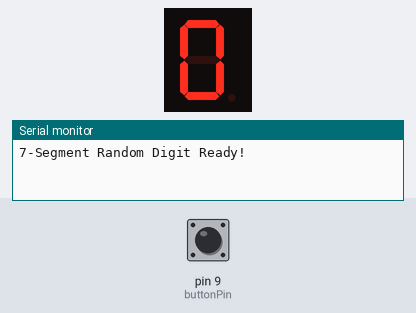
Bench run of a sketch on a simulated Arduino Uno, built with avr-gcc and run on an emulated ATmega328P. On the bench: 1-digit seven-segment display, the last lines printed to the serial monitor. Wiring (inferred from the names in the program): 1-digit 7-segment display, segments lit when HIGH: segments pin 2, pin 3, pin 4, pin 5, pin 6, pin 7, pin 8. Inputs (shaded band) come from the test bench; at power-on: pin 9 (buttonPin) LOW. Random numbers use the default seed unless the sketch sets one; the segment pins are drawn as the display they are named for.

Above: at 1.2 s.
1.3 s: pin 9 (buttonPin) pulled HIGH for 0.15 s
At 1.8 s:
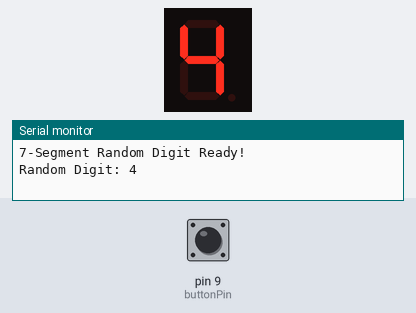
2.9 s: pin 9 (buttonPin) pulled HIGH for 1 s
At 4.3 s:
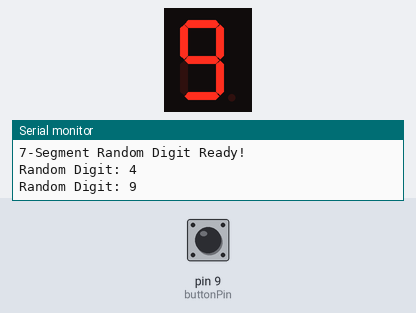
Timing chart, 0 to 5.9 s (numbered marks = the images above; inputs shaded):
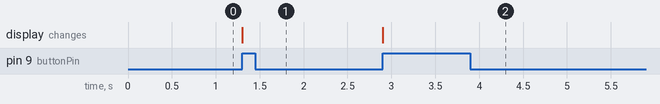

The sketch:

random_number_display_7_segment.ino
```cpp
// Segment pins (a-g)
int segmentPins[] = {2, 3, 4, 5, 6, 7, 8};  // Pin numbers for 7-segment display
const int buttonPin = 9;  // Pin for the button

bool buttonPressed = false;  // Track button press state

// Digits 0-9 for 7-segment display (a-g) segments
const byte digits[10][7] = {
  {1, 1, 1, 1, 1, 1, 0},  // 0
  {0, 1, 1, 0, 0, 0, 0},  // 1
  {1, 1, 0, 1, 1, 0, 1},  // 2
  {1, 1, 1, 1, 0, 0, 1},  // 3
  {0, 1, 1, 0, 0, 1, 1},  // 4
  {1, 0, 1, 1, 0, 1, 1},  // 5
  {1, 0, 1, 1, 1, 1, 1},  // 6
  {1, 1, 1, 0, 0, 0, 0},  // 7
  {1, 1, 1, 1, 1, 1, 1},  // 8
  {1, 1, 1, 1, 0, 1, 1}   // 9
};

void setup() {
  for (int i = 0; i < 7; i++) {
    pinMode(segmentPins[i], OUTPUT);  // Set segment pins as outputs
  }
  pinMode(buttonPin, INPUT);  // Set button pin as input
  randomSeed(analogRead(A0));  // Use analog noise for randomness
  displayDigit(0);             // Initialize display with 0
  Serial.begin(9600);          // Initialize Serial
  Serial.println("7-Segment Random Digit Ready!");
}


void displayDigit(int num) {
  for (int i = 0; i < 7; i++) {
    digitalWrite(segmentPins[i], digits[num][i]);  // Set segment states based on the digit
  }
}

void loop() {
  int reading = digitalRead(buttonPin);  // Read button state

  if (reading == HIGH && !buttonPressed) {  // Button pressed
    buttonPressed = true;
    int randNum = random(0, 10);  // Generate a random digit between 0 and 9
    Serial.print("Random Digit: ");
    Serial.println(randNum);
    displayDigit(randNum);  // Display the random digit on the 7-segment display
    delay(200);  // Debounce delay to avoid multiple triggers

  }

  if (reading == LOW) {  // Button released
    buttonPressed = false;
  }
}
```

Measured:
- after the input at 1.3 s, the display: changes at once (image 1)
- after the input at 2.9 s, the display: changes at once (image 2)
